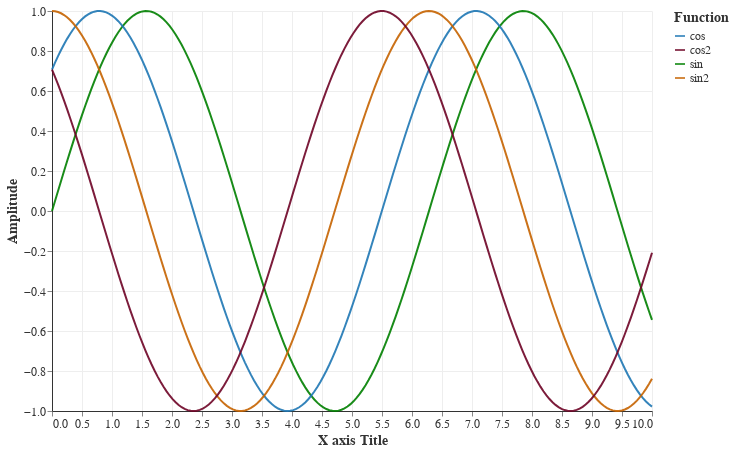

The notebook cell this image was saved under:
### Code cell
df = pd.DataFrame({
    "x": np.linspace(0, 10, 200),
    "sin": np.sin(np.linspace(0, 10, 200) ),
    "cos": np.cos(np.linspace(0, 10, 200) - 1 * np.pi / 4),
    "sin2": np.sin(np.linspace(0, 10, 200) + 2 * np.pi / 4),
    "cos2": np.cos(np.linspace(0, 10, 200) + 1 * np.pi / 4)
})

chart = (
    alt.Chart(df)
    .transform_fold(["sin", "cos" , "sin2", "cos2"], as_=["Function", "Amplitude"])
    .mark_line(strokeWidth=2)
    .encode(
        x=alt.X("x:Q", title="X axis Title"),
        y=alt.Y("Amplitude:Q", title="Amplitude"),
        color=alt.Color("Function:N", title="Function")
    )
    .properties(
        # title="Sine vs Cosine — Springer‑style Serif Theme",
        width=600,
        height=400
    )
)

chart

### Figure 1 — Vega-Lite specification as saved in the notebook (floating-point values rounded to 4 significant figures; data arrays with more than 128 entries replaced by an {"elided": "..."} marker saying what was removed)
{"config": {"view": {"background": "white", "stroke": "transparent"}, "title": {"font": "sans-serif", "fontSize": 18, "anchor": "middle", "color": "#333333"}, "axis": {"domainColor": "#333333", "grid": true, "gridColor": "#EEEEEE", "labelFont": "sans-serif", "labelFontSize": 12, "titleFont": "sans-serif", "titleFontSize": 14, "labelColor": "#333333", "titleColor": "#333333"}, "legend": {"labelFont": "sans-serif", "labelFontSize": 12, "titleFont": "sans-serif", "titleFontSize": 14, "orient": "right", "titleColor": "#333333", "labelColor": "#333333"}, "range": {"category": ["#1f77b4", "#6e0426", "#008000", "#c66300"]}, "mark": {"opacity": 0.9, "filled": false}}, "data": {"name": "data-b8f72be84ecc9b293ff5566733eed507"}, "mark": {"type": "line", "strokeWidth": 2}, "encoding": {"color": {"field": "Function", "title": "Function", "type": "nominal"}, "x": {"field": "x", "title": "X axis Title", "type": "quantitative"}, "y": {"field": "Amplitude", "title": "Amplitude", "type": "quantitative"}}, "height": 400, "transform": [{"fold": ["sin", "cos", "sin2", "cos2"], "as": ["Function", "Amplitude"]}], "width": 600, "$schema": "https://vega.github.io/schema/vega-lite/v5.20.1.json", "datasets": {"data-b8f72be84ecc9b293ff5566733eed507": {"elided": "200 records"}}}
